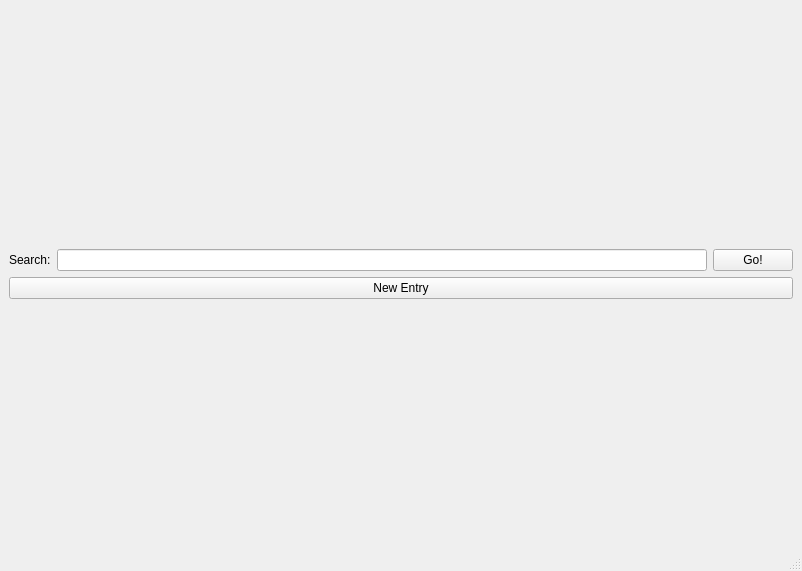
<?xml version="1.0" encoding="UTF-8"?>
<ui version="4.0">
 <class>MainWindow</class>
 <widget class="QMainWindow" name="MainWindow">
  <property name="geometry">
   <rect>
    <x>0</x>
    <y>0</y>
    <width>802</width>
    <height>571</height>
   </rect>
  </property>
  <property name="windowTitle">
   <string>MainWindow</string>
  </property>
  <widget class="QWidget" name="centralwidget">
   <layout class="QVBoxLayout" name="verticalLayout_4">
    <item>
     <layout class="QHBoxLayout" name="horizontalLayout_2">
      <item>
       <layout class="QVBoxLayout" name="verticalLayout" stretch="0,0">
        <item>
         <layout class="QHBoxLayout" name="horizontalLayout" stretch="0,0,0">
          <item>
           <widget class="QLabel" name="label">
            <property name="text">
             <string>Search:</string>
            </property>
           </widget>
          </item>
          <item>
           <widget class="QLineEdit" name="searchBox"/>
          </item>
          <item>
           <widget class="QPushButton" name="btn_goSearch">
            <property name="text">
             <string>Go!</string>
            </property>
           </widget>
          </item>
         </layout>
        </item>
        <item>
         <widget class="QPushButton" name="btn_newEntry">
          <property name="text">
           <string>New Entry</string>
          </property>
         </widget>
        </item>
       </layout>
      </item>
     </layout>
    </item>
    <item>
     <layout class="QGridLayout" name="entryGrid"/>
    </item>
   </layout>
  </widget>
  <widget class="QMenuBar" name="menubar">
   <property name="geometry">
    <rect>
     <x>0</x>
     <y>0</y>
     <width>802</width>
     <height>25</height>
    </rect>
   </property>
  </widget>
  <widget class="QStatusBar" name="statusbar"/>
 </widget>
 <resources/>
 <connections/>
</ui>
